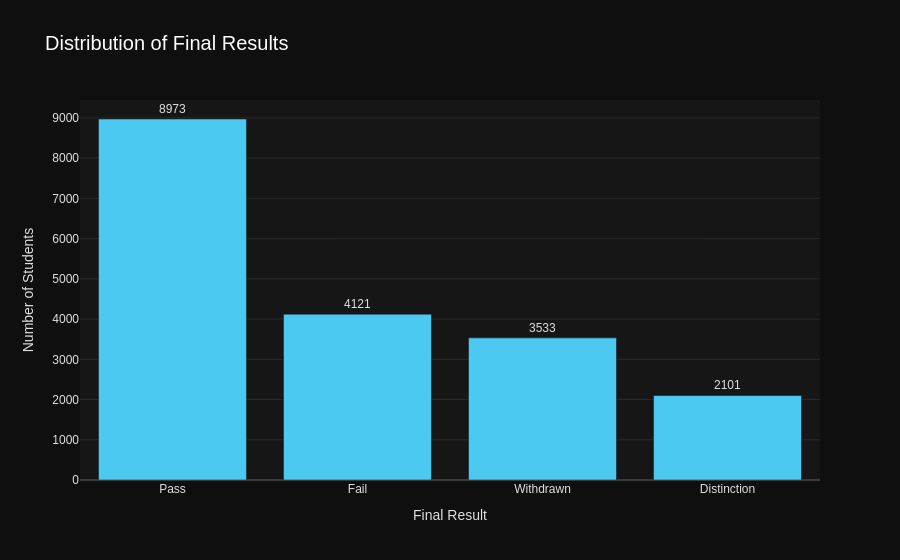

The notebook cell saved with this chart:
### Markdown cell above
## 2. Data Distribution
We want to see what the distribution of the final_result is

### Code cell
COLUMN = "final_result"
TITLE = "Distribution of Final Results"
X_LABEL = "Final Result"
Y_LABEL = "Number of Students"
OUTPUT_PATH = "final_result_distribution.png"


def get_value_counts(df, column):
	counts = df[column].value_counts().reset_index()
	counts.columns = [column, "count"]
	return counts


def build_bar_chart(data, column, title, x_label, y_label):
	fig = go.Figure(
		go.Bar(
			x=data[column],
			y=data["count"],
			text=data["count"],
			textposition="outside",
		)
	)
	fig.update_layout(
		title=title,
		xaxis_title=x_label,
		yaxis_title=y_label,
	)
	return fig


counts = get_value_counts(train_data, COLUMN)
fig = build_bar_chart(counts, COLUMN, TITLE, X_LABEL, Y_LABEL)

pio.write_image(fig, OUTPUT_PATH)
fig.show()

### Figure 1 — Plotly figure (JSON) as saved in the notebook; plotly's stock layout.template omitted (floating-point values rounded to 4 significant figures)
{"data": [{"text": [8973.0, 4121.0, 3533.0, 2101.0], "textposition": "outside", "x": ["Pass", "Fail", "Withdrawn", "Distinction"], "y": [8973, 4121, 3533, 2101], "type": "bar"}], "layout": {"title": {"text": "Distribution of Final Results"}, "xaxis": {"title": {"text": "Final Result"}}, "yaxis": {"title": {"text": "Number of Students"}}}}
